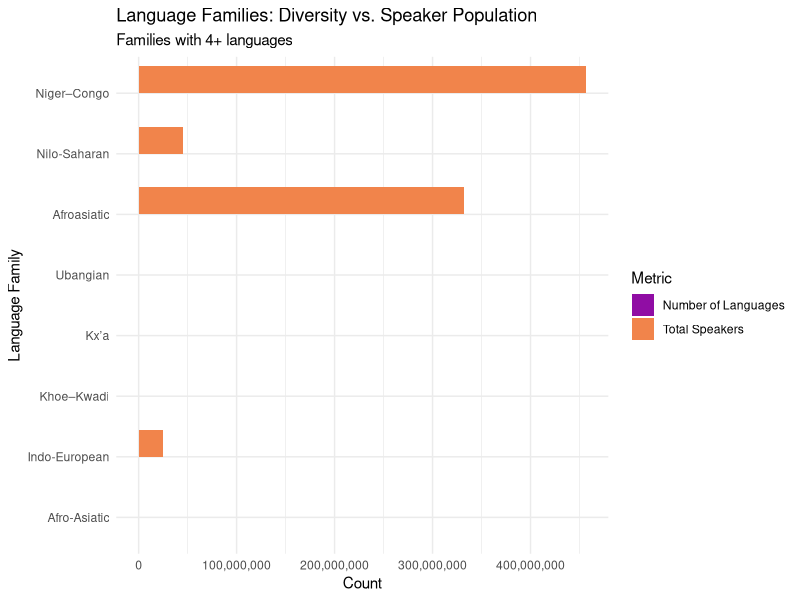
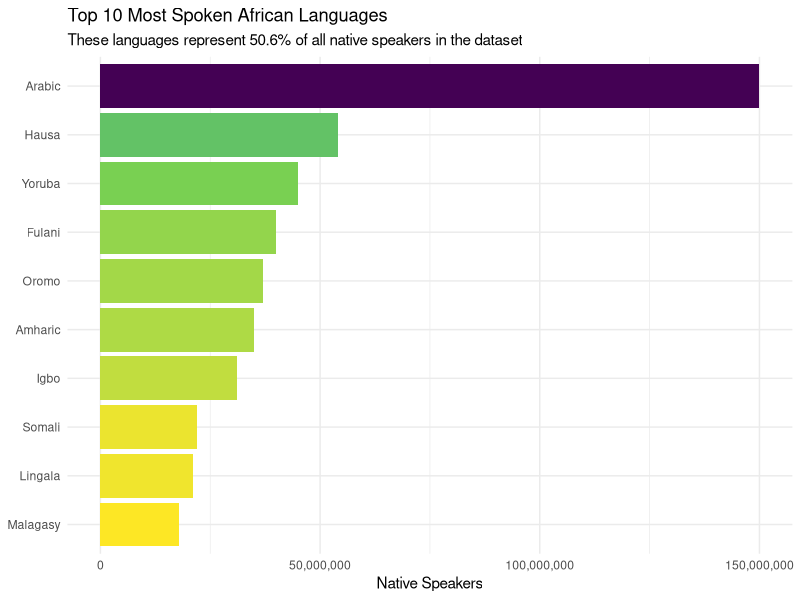
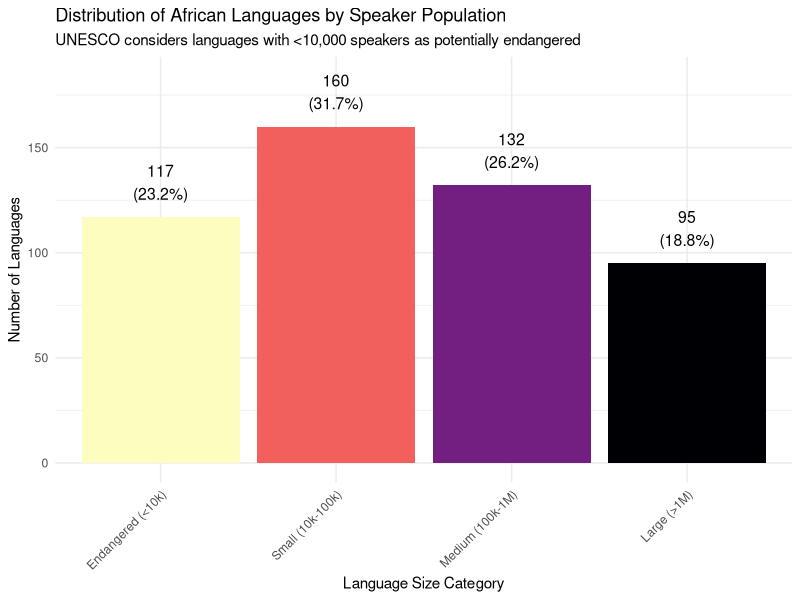
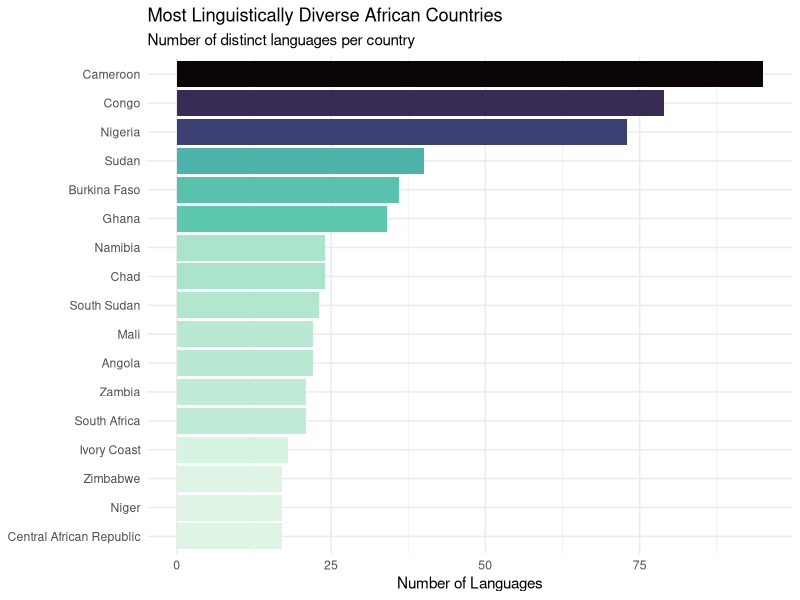
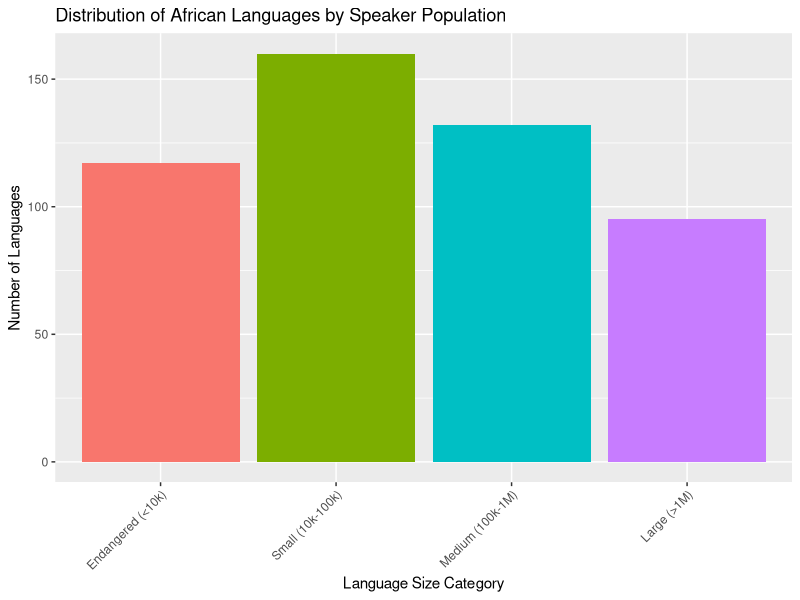

Reproduce these figures in R, in order.
## ---- chunk 1
knitr::opts_chunk$set(echo = FALSE, warning = FALSE, message = FALSE, fig.width = 10, fig.height = 6)
library(tidyverse)
library(scales)
library(viridis)

# Read the data
africa <- read_csv("../Data/africa_data.csv")
## ---- chunk 2
# Create summary of unique languages
languages_summary <- africa |>
  group_by(language, family) |>
  summarize(
    total_speakers = max(native_speakers),
    countries_count = n_distinct(country),
    .groups = "drop"
  )

# Calculate key statistics
total_languages <- n_distinct(africa$language)
total_families <- n_distinct(africa$family)
total_countries <- n_distinct(africa$country)
total_speakers <- sum(languages_summary$total_speakers)

cat("Dataset contains:\n")
cat("- Language-country pairs:", nrow(africa), "\n")
cat("- Unique languages:", total_languages, "\n")
cat("- Language families:", total_families, "\n")
cat("- Countries:", total_countries, "\n")
cat("- Total native speakers:", comma(total_speakers), "\n")
## ---- chunk 3
# Language family summary
family_summary <- languages_summary |>
  group_by(family) |>
  summarize(
    n_languages = n(),
    total_speakers = sum(total_speakers),
    .groups = "drop"
  ) |>
  arrange(desc(n_languages))

# Combined visualization: languages AND speakers
family_summary_long <- family_summary |>
  filter(n_languages >= 4) |>
  mutate(family_ordered = reorder(family, n_languages)) |>
  pivot_longer(cols = c(n_languages, total_speakers), 
               names_to = "metric", 
               values_to = "value")

ggplot(family_summary_long, aes(x = family_ordered, y = value, fill = metric)) +
  geom_col(position = "dodge") +
  coord_flip() +
  scale_fill_viridis_d(option = "plasma", begin = 0.3, end = 0.7,
                       labels = c("Number of Languages", "Total Speakers")) +
  scale_y_continuous(labels = comma) +
  labs(
    title = "Language Families: Diversity vs. Speaker Population",
    subtitle = "Families with 4+ languages",
    x = "Language Family",
    y = "Count",
    fill = "Metric"
  ) +
  theme_minimal()
## ---- chunk 4
# Top 10 most spoken languages
top_languages <- languages_summary |>
  slice_max(total_speakers, n = 10)

# Calculate concentration
top10_speakers <- sum(top_languages$total_speakers)
concentration_pct <- round(100 * top10_speakers / total_speakers, 1)

ggplot(top_languages, aes(x = reorder(language, total_speakers), y = total_speakers, fill = total_speakers)) +
  geom_col() +
  coord_flip() +
  scale_y_continuous(labels = comma) +
  scale_fill_viridis_c(option = "viridis", direction = -1) +
  labs(
    title = "Top 10 Most Spoken African Languages",
    subtitle = paste0("These languages represent ", concentration_pct, "% of all native speakers in the dataset"),
    x = NULL,
    y = "Native Speakers",
    fill = "Speakers"
  ) +
  theme_minimal() +
  theme(legend.position = "none")
## ---- chunk 5
# Endangered languages analysis
endangered <- languages_summary |>
  filter(total_speakers < 10000)

endangered_pct <- round(100 * nrow(endangered) / nrow(languages_summary), 1)

# Distribution of language sizes
size_distribution <- languages_summary |>
  mutate(size_category = case_when(
    total_speakers < 10000 ~ "Endangered (<10k)",
    total_speakers < 100000 ~ "Small (10k-100k)",
    total_speakers < 1000000 ~ "Medium (100k-1M)",
    TRUE ~ "Large (>1M)"
  )) |>
  count(size_category) |>
  mutate(
    size_category = factor(size_category, 
                          levels = c("Endangered (<10k)", 
                                    "Small (10k-100k)", 
                                    "Medium (100k-1M)", 
                                    "Large (>1M)")),
    pct = round(100 * n / sum(n), 1)
  )

ggplot(size_distribution, aes(x = size_category, y = n, fill = size_category)) +
  geom_col() +
  geom_text(aes(label = paste0(n, "\n(", pct, "%)")), vjust = -0.5, size = 4) +
  scale_fill_viridis_d(option = "magma", direction = -1) +
  labs(
    title = "Distribution of African Languages by Speaker Population",
    subtitle = "UNESCO considers languages with <10,000 speakers as potentially endangered",
    x = "Language Size Category",
    y = "Number of Languages"
  ) +
  theme_minimal() +
  theme(
    axis.text.x = element_text(angle = 45, hjust = 1),
    legend.position = "none"
  ) +
  ylim(0, max(size_distribution$n) * 1.15)
## ---- chunk 6
# Country linguistic diversity
country_diversity <- africa |>
  group_by(country) |>
  summarize(
    n_languages = n_distinct(language),
    total_speakers = sum(native_speakers),
    n_families = n_distinct(family),
    .groups = "drop"
  ) |>
  arrange(desc(n_languages))

# Top 15 countries
top_countries <- country_diversity |>
  slice_max(n_languages, n = 15)

ggplot(top_countries, aes(x = reorder(country, n_languages), y = n_languages, fill = n_languages)) +
  geom_col() +
  coord_flip() +
  scale_fill_viridis_c(option = "mako", direction = -1) +
  labs(
    title = "Most Linguistically Diverse African Countries",
    subtitle = "Number of distinct languages per country",
    x = NULL,
    y = "Number of Languages",
    fill = "Languages"
  ) +
  theme_minimal() +
  theme(legend.position = "none")
## ---- chunk 7
# Analyze cross-border languages
cross_border <- africa |>
  group_by(language) |>
  summarize(
    countries = n_distinct(country),
    speakers = max(native_speakers),
    country_list = paste(unique(country), collapse = ", ")
  ) |>
  filter(countries > 1) |>
  arrange(desc(countries))

# Top 10 most widespread
cross_border |>
  slice_max(countries, n = 10) |>
  select(language, countries, speakers) |>
  arrange(desc(countries))
## ---- chunk 8
# Distribution of language sizes
languages_summary |>
  mutate(size_category = case_when(
    total_speakers < 10000 ~ "Endangered (<10k)",
    total_speakers < 100000 ~ "Small (10k-100k)",
    total_speakers < 1000000 ~ "Medium (100k-1M)",
    TRUE ~ "Large (>1M)"
  )) |>
  count(size_category) |>
  mutate(size_category = factor(size_category, 
                                 levels = c("Endangered (<10k)", 
                                           "Small (10k-100k)", 
                                           "Medium (100k-1M)", 
                                           "Large (>1M)"))) |>
  ggplot(aes(x = size_category, y = n, fill = size_category)) +
  geom_col(show.legend = FALSE) +
  labs(
    title = "Distribution of African Languages by Speaker Population",
    x = "Language Size Category",
    y = "Number of Languages"
  ) +
  theme(axis.text.x = element_text(angle = 45, hjust = 1))
